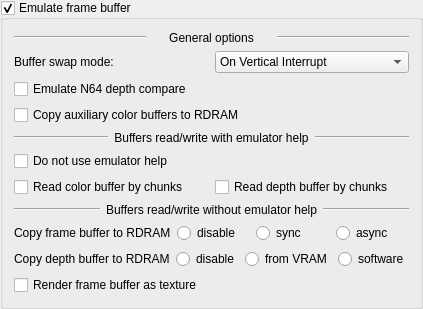
        <widget class="QGroupBox" name="frameBufferGroupBox">
         <property name="title">
          <string>Emulate frame buffer</string>
         </property>
         <property name="checkable">
          <bool>true</bool>
         </property>
         <layout class="QVBoxLayout" name="verticalLayout_10">
          <item>
           <layout class="QHBoxLayout" name="horizontalLayout_15">
            <property name="spacing">
             <number>0</number>
            </property>
            <item>
             <widget class="Line" name="line_4">
              <property name="sizePolicy">
               <sizepolicy hsizetype="Preferred" vsizetype="Fixed">
                <horstretch>0</horstretch>
                <verstretch>0</verstretch>
               </sizepolicy>
              </property>
              <property name="orientation">
               <enum>Qt::Horizontal</enum>
              </property>
             </widget>
            </item>
            <item>
             <widget class="QLabel" name="label_26">
              <property name="sizePolicy">
               <sizepolicy hsizetype="Minimum" vsizetype="Preferred">
                <horstretch>0</horstretch>
                <verstretch>0</verstretch>
               </sizepolicy>
              </property>
              <property name="text">
               <string>General options</string>
              </property>
              <property name="alignment">
               <set>Qt::AlignCenter</set>
              </property>
             </widget>
            </item>
            <item>
             <widget class="Line" name="line_5">
              <property name="sizePolicy">
               <sizepolicy hsizetype="Preferred" vsizetype="Fixed">
                <horstretch>0</horstretch>
                <verstretch>0</verstretch>
               </sizepolicy>
              </property>
              <property name="orientation">
               <enum>Qt::Horizontal</enum>
              </property>
             </widget>
            </item>
           </layout>
          </item>
          <item>
           <layout class="QHBoxLayout" name="bufferSwapHorizontalLayout">
            <item>
             <widget class="QLabel" name="label_24">
              <property name="toolTip">
               <string>&lt;html&gt;&lt;head/&gt;&lt;body&gt;&lt;p&gt;&lt;span style=&quot; font-weight:600;&quot;&gt;Buffer swap mode:&lt;/span&gt;&lt;/p&gt;&lt;p&gt;With this option you may control how often plugin will update main frame buffer. There are three modes:&lt;/p&gt;&lt;p&gt;* on Vertical Interrupt. Number of buffer updates will be equal to Vertical Interrupts per Second (VI/s). VI/s is 50 for PAL and 60 for NTSC games. This is most compatible option. Use it if your system can handle it.&lt;/p&gt;&lt;p&gt;* on Video Interface origin change. The origin change means that game switched to another color buffer and buffers swap needed. This mode corresponds to Frames Per Seconds (FPS). FPS is between 20 and 30 for most games, thus buffers swap less often than in the first mode. This mode works well if game uses double or triple buffering. If game uses single buffer (very rare case), it does not work.&lt;/p&gt;&lt;p&gt;* on color image change. Buffers will swap only if frame buffer is actually modified. This mode is optimal for performance because it eliminates empty swaps. However, there are rare cases, where it does not work.&lt;/p&gt;&lt;p&gt;&lt;br/&gt;&lt;/p&gt;&lt;/body&gt;&lt;/html&gt;</string>
              </property>
              <property name="text">
               <string>Buffer swap mode:</string>
              </property>
             </widget>
            </item>
            <item>
             <widget class="QComboBox" name="bufferSwapComboBox">
              <property name="toolTip">
               <string>&lt;html&gt;&lt;head/&gt;&lt;body&gt;&lt;p&gt;&lt;span style=&quot; font-weight:600;&quot;&gt;Buffer swap mode:&lt;/span&gt;&lt;/p&gt;&lt;p&gt;With this option you may control how often plugin will update main frame buffer. There are three modes:&lt;/p&gt;&lt;p&gt;* on Vertical Interrupt. Number of buffer updates will be equal to Vertical Interrupts per Second (VI/s). VI/s is 50 for PAL and 60 for NTSC games. This is most compatible option. Use it if your system can handle it.&lt;/p&gt;&lt;p&gt;* on Video Interface origin change. The origin change means that game switched to another color buffer and buffers swap needed. This mode corresponds to Frames Per Seconds (FPS). FPS is between 20 and 30 for most games, thus buffers swap less often than in the first mode. This mode works well if game uses double or triple buffering. If game uses single buffer (very rare case), it does not work.&lt;/p&gt;&lt;p&gt;* on color image change. Buffers will swap only if frame buffer is actually modified. This mode is optimal for performance because it eliminates empty swaps. However, there are rare cases, where it does not work.&lt;/p&gt;&lt;p&gt;&lt;br/&gt;&lt;/p&gt;&lt;/body&gt;&lt;/html&gt;</string>
              </property>
              <item>
               <property name="text">
                <string>On Vertical Interrupt</string>
               </property>
              </item>
              <item>
               <property name="text">
                <string>On VI origin change</string>
               </property>
              </item>
              <item>
               <property name="text">
                <string>On color buffer change</string>
               </property>
              </item>
             </widget>
            </item>
           </layout>
          </item>
          <item>
           <widget class="QCheckBox" name="n64DepthCompareCheckBox">
            <property name="toolTip">
             <string>&lt;html&gt;&lt;head/&gt;&lt;body&gt;&lt;p&gt;Use shaders to emulate N64 depth compare modes. &lt;span style=&quot; font-weight:600;&quot;&gt;Experimental!&lt;/span&gt;&lt;/p&gt;&lt;/body&gt;&lt;/html&gt;</string>
            </property>
            <property name="text">
             <string>Emulate N64 depth compare</string>
            </property>
           </widget>
          </item>
          <item>
           <widget class="QCheckBox" name="copyAuxBuffersCheckBox">
            <property name="toolTip">
             <string>&lt;html&gt;&lt;head/&gt;&lt;body&gt;&lt;p&gt;&lt;span style=&quot; font-weight:600;&quot;&gt;Copy auxiliary color buffers to RDRAM:&lt;/span&gt;&lt;/p&gt;&lt;p&gt;When enabled, auxiliary color buffer copied to RDRAM right after rendering into it is finished. It helps to correctly emulate frame buffer effects in some games.&lt;br/&gt;&lt;/p&gt;&lt;p&gt;Note: this option may noticeably reduce performance.&lt;/p&gt;&lt;p&gt;[Recommended: &lt;span style=&quot; font-style:italic;&quot;&gt;mostly off&lt;/span&gt;]&lt;br/&gt;&lt;/p&gt;&lt;/body&gt;&lt;/html&gt;</string>
            </property>
            <property name="text">
             <string>Copy auxiliary color buffers to RDRAM</string>
            </property>
           </widget>
          </item>
          <item>
           <layout class="QHBoxLayout" name="horizontalLayout_16">
            <item>
             <widget class="Line" name="line_6">
              <property name="orientation">
               <enum>Qt::Horizontal</enum>
              </property>
             </widget>
            </item>
            <item>
             <widget class="QLabel" name="label_27">
              <property name="sizePolicy">
               <sizepolicy hsizetype="Minimum" vsizetype="Preferred">
                <horstretch>0</horstretch>
                <verstretch>0</verstretch>
               </sizepolicy>
              </property>
              <property name="toolTip">
               <string>&lt;html&gt;&lt;head/&gt;&lt;body&gt;&lt;p&gt;If emulator supports &lt;span style=&quot; font-style:italic;&quot;&gt;FBInfo&lt;/span&gt; API extension, plugin will rely on its help to read/write buffers only when game needs them.&lt;/p&gt;&lt;/body&gt;&lt;/html&gt;</string>
              </property>
              <property name="text">
               <string>Buffers read/write with emulator help</string>
              </property>
              <property name="alignment">
               <set>Qt::AlignCenter</set>
              </property>
             </widget>
            </item>
            <item>
             <widget class="Line" name="line_7">
              <property name="orientation">
               <enum>Qt::Horizontal</enum>
              </property>
             </widget>
            </item>
           </layout>
          </item>
          <item>
           <widget class="QCheckBox" name="fbInfoDisableCheckBox">
            <property name="toolTip">
             <string>&lt;html&gt;&lt;head/&gt;&lt;body&gt;&lt;p&gt;&lt;span style=&quot; font-weight:600;&quot;&gt;Do not use emulator help:&lt;/span&gt;&lt;/p&gt;&lt;p&gt;Depending on emulator, frame buffer usage notification may work imperfect and some frame buffer effects will not work. You may disable emulator help and force buffers copy.&lt;/p&gt;&lt;p&gt;[Recommended: off]&lt;/p&gt;&lt;/body&gt;&lt;/html&gt;</string>
            </property>
            <property name="text">
             <string>Do not use emulator help</string>
            </property>
           </widget>
          </item>
          <item>
           <layout class="QHBoxLayout" name="horizontalLayout_17">
            <item>
             <widget class="QCheckBox" name="readColorChunkCheckBox">
              <property name="toolTip">
               <string>&lt;html&gt;&lt;head/&gt;&lt;body&gt;&lt;p&gt;&lt;span style=&quot; font-weight:600;&quot;&gt;Read color buffer by chunks:&lt;/span&gt;&lt;/p&gt;&lt;p&gt;When enabled, color bufer will be read by 4kb chunks. Otherwise the buffer will be read as whole. Read of one chunk is much faster than read of the whole buffer, but if game needs to read the whole buffer, read it by chunks will be slow.&lt;/p&gt;&lt;p&gt;[Recommended: &lt;span style=&quot; font-style:italic;&quot;&gt;mostly off, because color buffer usually read as whole&lt;/span&gt;]&lt;/p&gt;&lt;/body&gt;&lt;/html&gt;</string>
              </property>
              <property name="text">
               <string>Read color buffer by chunks</string>
              </property>
             </widget>
            </item>
            <item>
             <widget class="QCheckBox" name="readDepthChunkCheckBox">
              <property name="toolTip">
               <string>&lt;html&gt;&lt;head/&gt;&lt;body&gt;&lt;p&gt;&lt;span style=&quot; font-weight:600;&quot;&gt;Read depth buffer by chunks:&lt;/span&gt;&lt;/p&gt;&lt;p&gt;When enabled, depth bufer will be read by 4kb chunks. Otherwise the buffer will be read as whole. Read of one chunk is much faster than read of the whole buffer, but if game needs to read the whole buffer, read it by chunks will be slow.&lt;/p&gt;&lt;p&gt;[Recommended: &lt;span style=&quot; font-style:italic;&quot;&gt;on, because depth buffer seldom read as whole&lt;/span&gt;]&lt;/p&gt;&lt;/body&gt;&lt;/html&gt;</string>
              </property>
              <property name="text">
               <string>Read depth buffer by chunks</string>
              </property>
             </widget>
            </item>
           </layout>
          </item>
          <item>
           <layout class="QHBoxLayout" name="horizontalLayout_18">
            <item>
             <widget class="Line" name="line_8">
              <property name="orientation">
               <enum>Qt::Horizontal</enum>
              </property>
             </widget>
            </item>
            <item>
             <widget class="QLabel" name="label_28">
              <property name="toolTip">
               <string>&lt;html&gt;&lt;head/&gt;&lt;body&gt;&lt;p&gt;If emulator does not support &lt;span style=&quot; font-style:italic;&quot;&gt;FBInfo&lt;/span&gt; API extension, plugin  have to read/write buffers each frame to emulate &lt;span style=&quot; font-style:italic;&quot;&gt;some&lt;/span&gt; frame buffer based effects. It can be slow and also can cause glitches or even crashes. Enable these options only for games, which really need them.&lt;/p&gt;&lt;/body&gt;&lt;/html&gt;</string>
              </property>
              <property name="text">
               <string>Buffers read/write without emulator help</string>
              </property>
             </widget>
            </item>
            <item>
             <widget class="Line" name="line_9">
              <property name="orientation">
               <enum>Qt::Horizontal</enum>
              </property>
             </widget>
            </item>
           </layout>
          </item>
          <item>
           <layout class="QHBoxLayout" name="horizontalLayout_10">
            <item>
             <widget class="QLabel" name="label_14">
              <property name="toolTip">
               <string>&lt;html&gt;&lt;head/&gt;&lt;body&gt;&lt;p&gt;&lt;span style=&quot; font-weight:600;&quot;&gt;Copy color buffer to RDRAM:&lt;/span&gt;&lt;/p&gt;&lt;p&gt;In some games plugin can't detect frame buffer usage. In such cases you need to enable this option to see frame buffer effects. Every drawn frame will be read from video card and copied into RDRAM area.&lt;/p&gt;&lt;p&gt;* disable - do not copy buffer&lt;/p&gt;&lt;p&gt;* sync - copy buffer in sync mode. Can be slow, but works for all games&lt;/p&gt;&lt;p&gt;* async - copy buffer in async mode. Can be up to 10 times faster than sync mode, but is incompatible with some games.&lt;/p&gt;&lt;p&gt;[Recommended: &lt;span style=&quot; font-style:italic;&quot;&gt;mostly async (sync needed only for a few games)&lt;/span&gt;]&lt;/p&gt;&lt;/body&gt;&lt;/html&gt;</string>
              </property>
              <property name="text">
               <string>Copy frame buffer to RDRAM</string>
              </property>
             </widget>
            </item>
            <item>
             <widget class="QRadioButton" name="copyBufferDisableRadioButton">
              <property name="toolTip">
               <string>&lt;html&gt;&lt;head/&gt;&lt;body&gt;&lt;p&gt;&lt;span style=&quot; font-weight:600;&quot;&gt;Copy color buffer to RDRAM:&lt;/span&gt;&lt;/p&gt;&lt;p&gt;In some games plugin can't detect frame buffer usage. In such cases you need to enable this option to see frame buffer effects. Every drawn frame will be read from video card and copied into RDRAM area.&lt;/p&gt;&lt;p&gt;* disable - do not copy buffer&lt;/p&gt;&lt;p&gt;* sync - copy buffer in sync mode. Can be slow, but works for all games&lt;/p&gt;&lt;p&gt;* async - copy buffer in async mode. Can be up to 10 times faster than sync mode, but is incompatible with some games.&lt;/p&gt;&lt;p&gt;[Recommended: &lt;span style=&quot; font-style:italic;&quot;&gt;mostly async (sync needed only for a few games)&lt;/span&gt;]&lt;/p&gt;&lt;/body&gt;&lt;/html&gt;</string>
              </property>
              <property name="text">
               <string>disable</string>
              </property>
              <attribute name="buttonGroup">
               <string notr="true">copyFrameBufferButtonGroup</string>
              </attribute>
             </widget>
            </item>
            <item>
             <widget class="QRadioButton" name="copyBufferSyncRadioButton">
              <property name="toolTip">
               <string>&lt;html&gt;&lt;head/&gt;&lt;body&gt;&lt;p&gt;&lt;span style=&quot; font-weight:600;&quot;&gt;Copy color buffer to RDRAM:&lt;/span&gt;&lt;/p&gt;&lt;p&gt;In some games plugin can't detect frame buffer usage. In such cases you need to enable this option to see frame buffer effects. Every drawn frame will be read from video card and copied into RDRAM area.&lt;/p&gt;&lt;p&gt;* disable - do not copy buffer&lt;/p&gt;&lt;p&gt;* sync - copy buffer in sync mode. Can be slow, but works for all games&lt;/p&gt;&lt;p&gt;* async - copy buffer in async mode. Can be up to 10 times faster than sync mode, but is incompatible with some games.&lt;/p&gt;&lt;p&gt;[Recommended: &lt;span style=&quot; font-style:italic;&quot;&gt;mostly async (sync needed only for a few games)&lt;/span&gt;]&lt;/p&gt;&lt;/body&gt;&lt;/html&gt;</string>
              </property>
              <property name="text">
               <string>sync</string>
              </property>
              <attribute name="buttonGroup">
               <string notr="true">copyFrameBufferButtonGroup</string>
              </attribute>
             </widget>
            </item>
            <item>
             <widget class="QRadioButton" name="copyBufferAsyncRadioButton">
              <property name="toolTip">
               <string>&lt;html&gt;&lt;head/&gt;&lt;body&gt;&lt;p&gt;&lt;span style=&quot; font-weight:600;&quot;&gt;Copy color buffer to RDRAM:&lt;/span&gt;&lt;/p&gt;&lt;p&gt;In some games plugin can't detect frame buffer usage. In such cases you need to enable this option to see frame buffer effects. Every drawn frame will be read from video card and copied into RDRAM area.&lt;/p&gt;&lt;p&gt;* disable - do not copy buffer&lt;/p&gt;&lt;p&gt;* sync - copy buffer in sync mode. Can be slow, but works for all games&lt;/p&gt;&lt;p&gt;* async - copy buffer in async mode. Can be up to 10 times faster than sync mode, but is incompatible with some games.&lt;/p&gt;&lt;p&gt;[Recommended: &lt;span style=&quot; font-style:italic;&quot;&gt;mostly async (sync needed only for a few games)&lt;/span&gt;]&lt;/p&gt;&lt;/body&gt;&lt;/html&gt;</string>
              </property>
              <property name="text">
               <string>async</string>
              </property>
              <attribute name="buttonGroup">
               <string notr="true">copyFrameBufferButtonGroup</string>
              </attribute>
             </widget>
            </item>
           </layout>
          </item>
          <item>
           <layout class="QHBoxLayout" name="horizontalLayout_22">
            <item>
             <widget class="QLabel" name="label_33">
              <property name="toolTip">
               <string>&lt;html&gt;&lt;head/&gt;&lt;body&gt;&lt;p&gt;&lt;span style=&quot; font-weight:600;&quot;&gt;Copy depth buffer to RDRAM:&lt;/span&gt;&lt;/p&gt;&lt;p&gt;This option is required for correct emulation of depth buffer based effects, e.g. coronas.&lt;/p&gt;&lt;p&gt;* disable - do not copy buffer&lt;/p&gt;&lt;p&gt;* from VRAM - Content of video card's depth buffer is copied into RDRAM area each frame. Can be slow on some games.&lt;/p&gt;&lt;p&gt;* software render - use software rendering. Generally faster than copy from video memory, but the result can be imperfect.&lt;/p&gt;&lt;p&gt;[Recommended: &lt;span style=&quot; font-style:italic;&quot;&gt;software render&lt;/span&gt;]&lt;/p&gt;&lt;/body&gt;&lt;/html&gt;</string>
              </property>
              <property name="text">
               <string>Copy depth buffer to RDRAM</string>
              </property>
             </widget>
            </item>
            <item>
             <widget class="QRadioButton" name="copyDepthDisableRadioButton">
              <property name="toolTip">
               <string>&lt;html&gt;&lt;head/&gt;&lt;body&gt;&lt;p&gt;&lt;span style=&quot; font-weight:600;&quot;&gt;Copy depth buffer to RDRAM:&lt;/span&gt;&lt;/p&gt;&lt;p&gt;This option is required for correct emulation of depth buffer based effects, e.g. coronas.&lt;/p&gt;&lt;p&gt;* disable - do not copy buffer&lt;/p&gt;&lt;p&gt;* from VRAM - Content of video card's depth buffer is copied into RDRAM area each frame. Can be slow on some games.&lt;/p&gt;&lt;p&gt;* software render - use software rendering. Generally faster than copy from video memory, but the result can be imperfect.&lt;/p&gt;&lt;p&gt;[Recommended: &lt;span style=&quot; font-style:italic;&quot;&gt;software render&lt;/span&gt;]&lt;/p&gt;&lt;/body&gt;&lt;/html&gt;</string>
              </property>
              <property name="text">
               <string>disable</string>
              </property>
              <attribute name="buttonGroup">
               <string notr="true">copyDepthBufferButtonGroup</string>
              </attribute>
             </widget>
            </item>
            <item>
             <widget class="QRadioButton" name="copyDepthVRamRadioButton">
              <property name="toolTip">
               <string>&lt;html&gt;&lt;head/&gt;&lt;body&gt;&lt;p&gt;&lt;span style=&quot; font-weight:600;&quot;&gt;Copy depth buffer to RDRAM:&lt;/span&gt;&lt;/p&gt;&lt;p&gt;This option is required for correct emulation of depth buffer based effects, e.g. coronas.&lt;/p&gt;&lt;p&gt;* disable - do not copy buffer&lt;/p&gt;&lt;p&gt;* from VRAM - Content of video card's depth buffer is copied into RDRAM area each frame. Can be slow on some games.&lt;/p&gt;&lt;p&gt;* software render - use software rendering. Generally faster than copy from video memory, but the result can be imperfect.&lt;/p&gt;&lt;p&gt;[Recommended: &lt;span style=&quot; font-style:italic;&quot;&gt;software render&lt;/span&gt;]&lt;/p&gt;&lt;/body&gt;&lt;/html&gt;</string>
              </property>
              <property name="text">
               <string>from VRAM</string>
              </property>
              <attribute name="buttonGroup">
               <string notr="true">copyDepthBufferButtonGroup</string>
              </attribute>
             </widget>
            </item>
            <item>
             <widget class="QRadioButton" name="copyDepthSoftwareRadioButton">
              <property name="toolTip">
               <string>&lt;html&gt;&lt;head/&gt;&lt;body&gt;&lt;p&gt;&lt;span style=&quot; font-weight:600;&quot;&gt;Copy depth buffer to RDRAM:&lt;/span&gt;&lt;/p&gt;&lt;p&gt;This option is required for correct emulation of depth buffer based effects, e.g. coronas.&lt;/p&gt;&lt;p&gt;* disable - do not copy buffer&lt;/p&gt;&lt;p&gt;* from VRAM - Content of video card's depth buffer is copied into RDRAM area each frame. Can be slow on some games.&lt;/p&gt;&lt;p&gt;* software render - use software rendering. Generally faster than copy from video memory, but the result can be imperfect.&lt;/p&gt;&lt;p&gt;[Recommended: &lt;span style=&quot; font-style:italic;&quot;&gt;software render&lt;/span&gt;]&lt;/p&gt;&lt;/body&gt;&lt;/html&gt;</string>
              </property>
              <property name="text">
               <string>software</string>
              </property>
              <attribute name="buttonGroup">
               <string notr="true">copyDepthBufferButtonGroup</string>
              </attribute>
             </widget>
            </item>
           </layout>
          </item>
          <item>
           <widget class="QCheckBox" name="RenderFBCheckBox">
            <property name="toolTip">
             <string>&lt;html&gt;&lt;head/&gt;&lt;body&gt;&lt;p&gt;&lt;span style=&quot; font-weight:600;&quot;&gt;Render N64 frame buffer as texture:&lt;/span&gt;&lt;/p&gt;&lt;p&gt;When this option is enabled, content of each N64 frame buffer is rendered as texture over the frame, rendered by the plugin. This prevents graphics lost, but may cause slowdowns and various glitches in some games.&lt;/p&gt;&lt;p&gt;[Recommended: &lt;span style=&quot; font-style:italic;&quot;&gt;mostly off&lt;/span&gt;]&lt;/p&gt;&lt;/body&gt;&lt;/html&gt;</string>
            </property>
            <property name="text">
             <string>Render frame buffer as texture</string>
            </property>
           </widget>
          </item>
         </layout>
        </widget>
